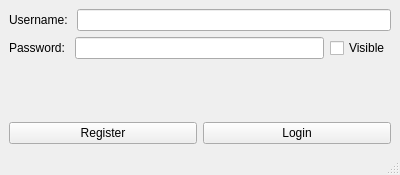
<?xml version="1.0" encoding="UTF-8"?>
<ui version="4.0">
 <class>LoginWindow</class>
 <widget class="QMainWindow" name="LoginWindow">
  <property name="geometry">
   <rect>
    <x>0</x>
    <y>0</y>
    <width>400</width>
    <height>175</height>
   </rect>
  </property>
  <property name="minimumSize">
   <size>
    <width>0</width>
    <height>0</height>
   </size>
  </property>
  <property name="maximumSize">
   <size>
    <width>440</width>
    <height>230</height>
   </size>
  </property>
  <property name="windowTitle">
   <string>Credentials Storage</string>
  </property>
  <widget class="QWidget" name="centralwidget">
   <layout class="QGridLayout" name="gridLayout">
    <item row="0" column="0">
     <layout class="QVBoxLayout" name="verticalLayout">
      <item>
       <layout class="QHBoxLayout" name="horizontalLayout">
        <item>
         <widget class="QLabel" name="label_username">
          <property name="text">
           <string>Username: </string>
          </property>
         </widget>
        </item>
        <item>
         <widget class="QLineEdit" name="lineEdit_username"/>
        </item>
       </layout>
      </item>
      <item>
       <layout class="QHBoxLayout" name="horizontalLayout_2">
        <item>
         <widget class="QLabel" name="label_password">
          <property name="text">
           <string>Password: </string>
          </property>
         </widget>
        </item>
        <item>
         <widget class="QLineEdit" name="lineEdit_password">
          <property name="text">
           <string/>
          </property>
          <property name="echoMode">
           <enum>QLineEdit::Password</enum>
          </property>
         </widget>
        </item>
        <item>
         <widget class="QCheckBox" name="checkBox">
          <property name="text">
           <string>Visible</string>
          </property>
         </widget>
        </item>
       </layout>
      </item>
      <item>
       <widget class="QLabel" name="label">
        <property name="text">
         <string/>
        </property>
        <property name="alignment">
         <set>Qt::AlignCenter</set>
        </property>
       </widget>
      </item>
      <item>
       <layout class="QHBoxLayout" name="horizontalLayout_3">
        <item>
         <widget class="QPushButton" name="pushButton_register">
          <property name="text">
           <string>Register</string>
          </property>
         </widget>
        </item>
        <item>
         <widget class="QPushButton" name="pushButton_login">
          <property name="text">
           <string>Login</string>
          </property>
         </widget>
        </item>
       </layout>
      </item>
     </layout>
    </item>
   </layout>
  </widget>
  <widget class="QMenuBar" name="menubar">
   <property name="geometry">
    <rect>
     <x>0</x>
     <y>0</y>
     <width>400</width>
     <height>21</height>
    </rect>
   </property>
  </widget>
  <widget class="QStatusBar" name="statusbar"/>
 </widget>
 <resources/>
 <connections/>
</ui>
